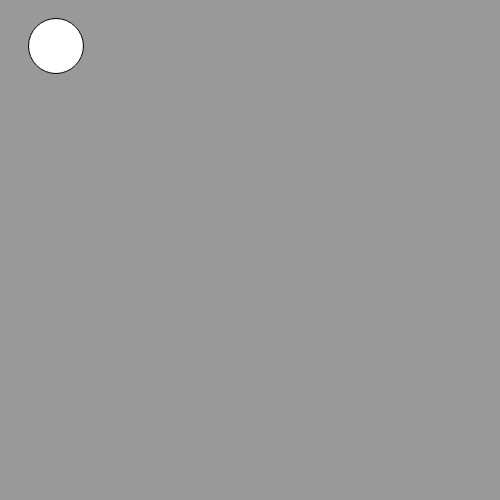
Frame 1 (no input)
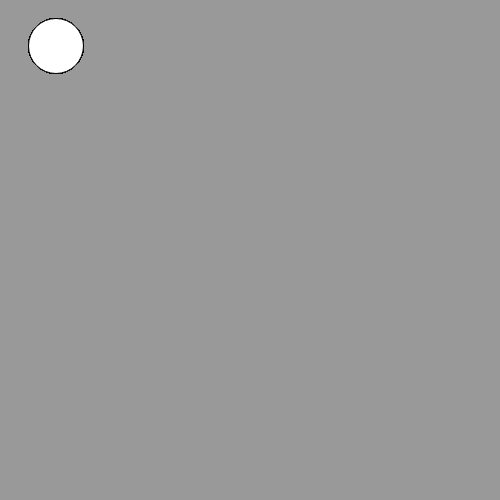
Frame 60 (no input)
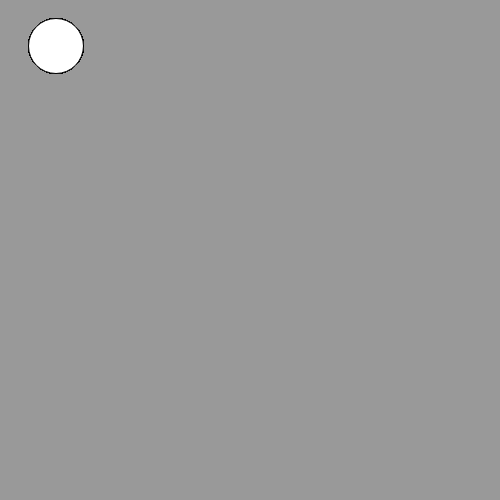
Frame 120 (the mouse pressed at the canvas centre since frame 60)

The p5.js sketch that drew these frames (run headless with seeded random() and noise() and a simulated clock; from frame 60 on, the mouse is pressed at the canvas centre):

// p5.js sketch
// ── sketch.js
function setup() {
  createCanvas(500, 500);
  background(153);
}

function draw() {
  ellipse(56, 46, 55, 55);
}
